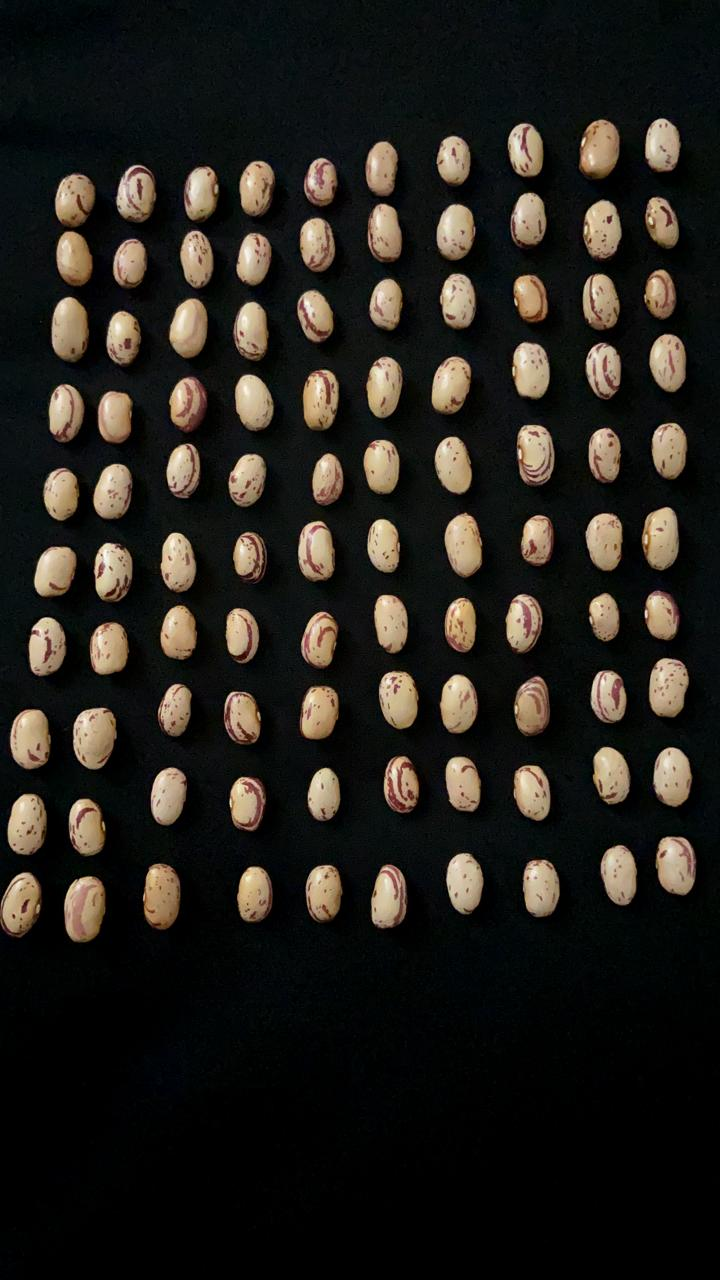
%> input picture Beans recognition (multifeature)/train_jacomelo.jpeg, 720 x 1280 px
$ octave Beans-BayesRecognition.m   (GNU Octave 9; MATLAB toolbox functions it lacks are replaced by stand-ins)
%> lines starting %> are read from the running program, lines starting %| are printed output that depends on the picture; in (x1, y1, x2, y2) boxes, pixels count from 0 and x2, y2 are one past the last pixel; in counts of white or black regions, pixels touching at a corner belong together; the program's own positions count from 1
%> further down, im_jaco is the input picture: size 1280x720x3 uint8; mean R, G, B 35.4, 32.4, 27.1
### Beans recognition (multifeature)/segmenta.m
function [image,im_reshap_bground,propied,acu,contras,mean_train,std_train,medias,mean_medias,std_medias]=segmenta(im,level)
%> called with level = 0.3

%Función para segmentar la imagen, sacar propiedades de la misma y
%determinar la varianza de los objetos en la imagen

% Segmentacion y selecciona los objetos

image= rgb2gray(im); %Imagen pasada a escala de grises
%Se indica un nivel de Threshold medio, este es relativo a propiedades de la imagen como la intensidad de la luz
bw= im2bw(im,level); %Binarizar la imagen, en base al threshold seleccionado se
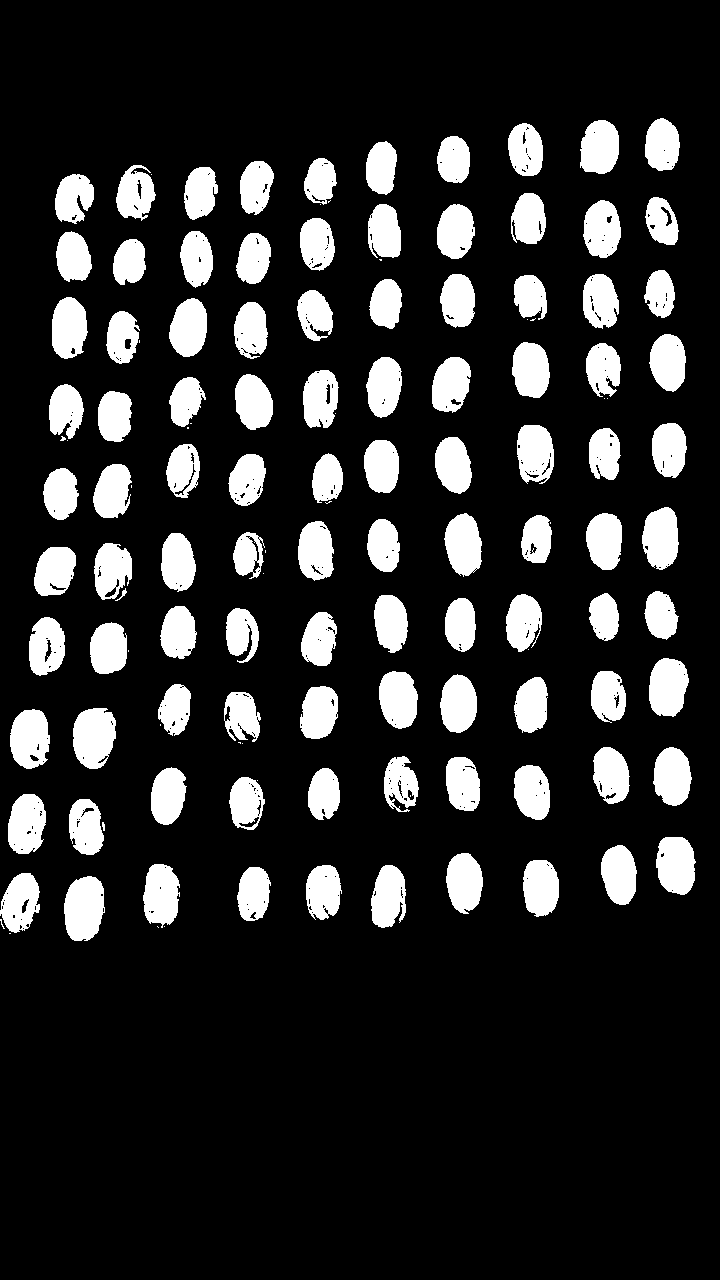
%> bw: size 1280x720 logical; 16.3% white; 132 white regions (30 under 20 px)
%designa que será negro y que será blanco para convertir la imagen de
%escala de ingres en una imagen binaria
%%%%%%%%% poner fondo totalmente negro
[f, c]= size(image); %Se extrae el tamaño de la imagen en escala de grises
%> f = 1280; c = 720
im_reshap= (image(:))'; %Se convierte en un vector
for i=1:length(im_reshap) %En este for se procede a convertir en 0 (negro total) cualquier valor menor a 120
    if im_reshap(1,i)<100
        im_reshap(1,i)=0;
    end
end

im_reshap_bground= reshape(im_reshap,f,c); %Ahora con el fondo totalmente negro se le devuelve su forma original

figure, imshow(im); %Se presenta la imagen en escala de grises con el fondo negro

%Etiqueta de elementos
[L, Ne]=bwlabel(bw); %función que etiqueta componentes en una imagen binaria 2D
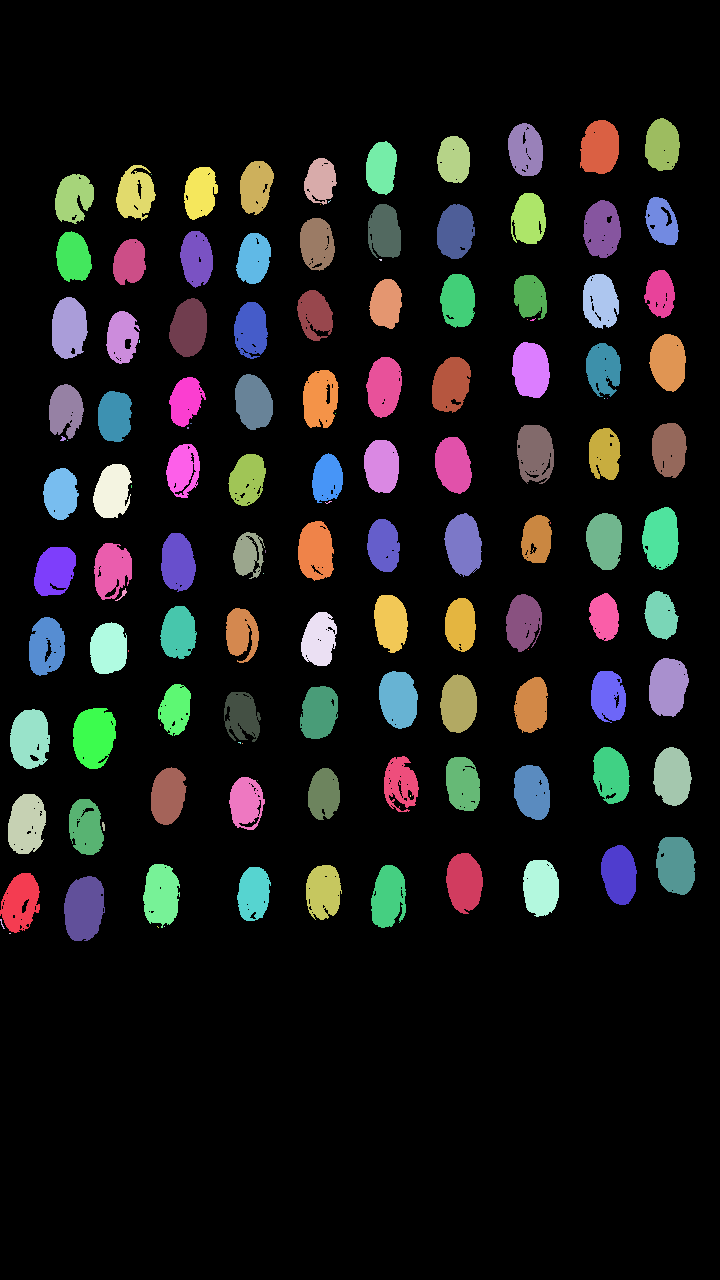
%> L: size 1280x720 double; 133 distinct labels, from 0 to 132; one colour per label, 0 black
%> Ne = 132
propied=regionprops(L); %Se utilizar regionprops para obtener las propiedades de la imagen etiquetada
%> propied = 132 regions; largest, box (x1, y1, x2, y2), Area and Centroid: (64, 876, 105, 941) 2130 [84.7 909], (73, 708, 116, 769) 2082 [94.5 737.4], (10, 709, 50, 769) 1868 [30.5 739], (656, 837, 696, 895) 1866 [676.6 865.6], (649, 658, 689, 717) 1864 [668.6 687.6]
i=1;
contras=ones(1,100);
medias=ones(1,100);
area_feature=ones(1,100);

[f, c]= size(propied);
%> f = 132; c = 1

for n=1:size(propied,1) %En este for del tamaño como cantidad de objetos a los que la funcion regionprops les
    %saco las propiedades, se realiza un if donde se tomarán en cuanta los
    %objetos con areas mayores a 100, aqui dentro se utiliza la funcion
    %rectangle para encerrar estos objetos, con la variable acu se aisla
    %cada objeto de la imagen, los pixeles con valor de 0 (el fondo
    %ngegro) ahora se eliminan para tener solo información de las
    %habichuelas y en la variable contras se van acumulando las varianzas
    %de cada habichuela, como segundo feature se tomo el area de cada
    %habichuela a apoyandonos de la funcion regionprops que nos da esta
    %propiedad y la funcion imcrop para poder evaluar cada habichuela por
    %separado
    if propied(n).Area>100
    rectangle('Position',propied(n).BoundingBox,'EdgeColor','g','LineWidth',2);
    acu= double(imcrop(im_reshap_bground,propied(n).BoundingBox));
    acu(acu==0)=[];
    contras(i)= var(acu);
    medias(i)= mean(acu);
    i=i+1;
    end

end
%> this loop made 132 passes
%> pass 1, in segmenta, `acu= double(imcrop(im_reshap_bground,propied(n).BoundingBox));`:
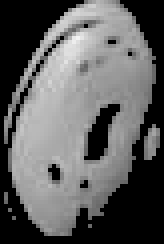
%> acu: size 61x41 double (shown 4 times larger); min 0, max 243, mean 94.1
%> after the loop, acu = 1728 values, max 231 at index 521, min 100 at index 7, mean 160; contras = 100 values, max 1263.9 at index 16, min 493.1 at index 21, mean 857.2; i = 101; medias = 100 values, max 175.4 at index 74, min 140.4 at index 76, mean 162.5

%%%%%%%%% Se consigue la media y la varianza del feature%%%%%%%%%%%%%%

mean_train = mean(contras);
%> mean_train = 857.2
std_train = std(contras);
%> std_train = 171.2

%%%%%%%%% Se consigue la media y la varianza del segundo feature que es la media de los pixeles%%%%%%%%%%%%%%

mean_medias = mean(medias);
%> mean_medias = 162.5
std_medias = std(medias);
%> std_medias = 7.01

### Beans recognition (multifeature)/Beans-BayesRecognition.m
%% Jacomelo train
clear all
close all
clear
clc
%%%%%%%%%%%%%%%%%%%%%Se prepara la inicialización%%%%%%%%%%%%%
im_jaco = (imread('train_jacomelo.jpeg')); % Se cargan los datos para la función, imagen e umbral
um=0.3; % El umbral dependerá de la iluminación de nuestra imagen al igual que la definición de los objetos

[image,im_reshap_bground,propied_jaco,A,contras_jacome,mean_jacome,std_jacome,medias_jacome,mean_medias_jacome,std_medias_jacome]=segmenta(im_jaco,um); % Se llama a la función introduciendo los datos previamente identificados
%> propied_jaco has the same summary as propied in segmenta; A has the same summary as acu in segmenta; contras_jacome has the same summary as contras in segmenta; mean_jacome = 857.2; std_jacome = 171.2; medias_jacome has the same summary as medias in segmenta; mean_medias_jacome = 162.5; std_medias_jacome = 7.01
%De esta función lo mas importante a obtener es contras que es una matriz
%que contará con la varianza de cada una de las habichuelas


%% Pinta train

%%%%%%%%%%%%%%%%%%%%%Se prepara la inicialización%%%%%%%%%%%%%
im_pinta = (imread('train_pinta.jpeg')); % Se cargan los datos para la función, imagen e umbral
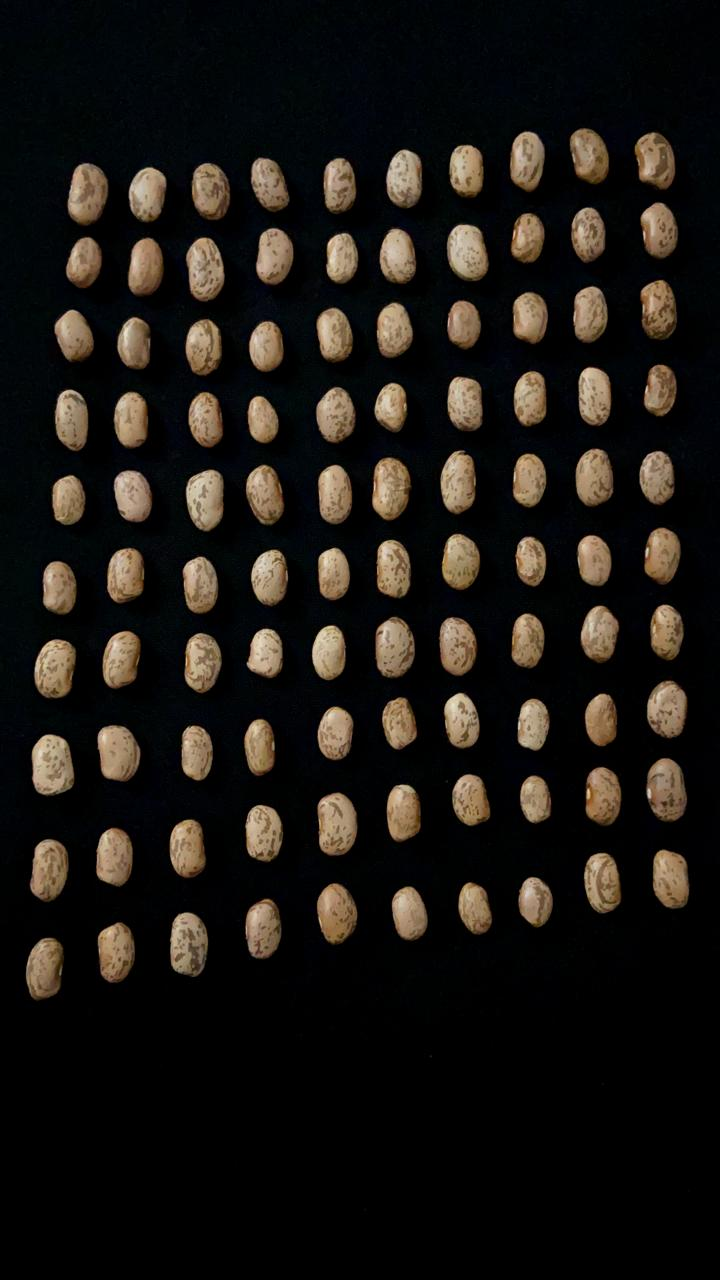
%> input picture Beans recognition (multifeature)/train_pinta.jpeg, 720 x 1280 px
%> im_pinta is the input picture: size 1280x720x3 uint8; mean R, G, B 26.9, 23.3, 19.2
um=0.3; % El umbral dependerá de la iluminación de nuestra imagen al igual que la definición de los objetos

[image_pinta,im_reshap_bground_pinta,propied_pinta,A_pinta,contras_pinta,mean_pinta,std_pinta,medias_pinta,mean_medias_pinta,std_medias_pinta]=segmenta(im_pinta,um); % Se llama a la función introduciendo los datos previamente identificados
%> call 2 of segmenta, with level = 0.3
%> in segmenta (call 2), `bw= im2bw(im,level);`:
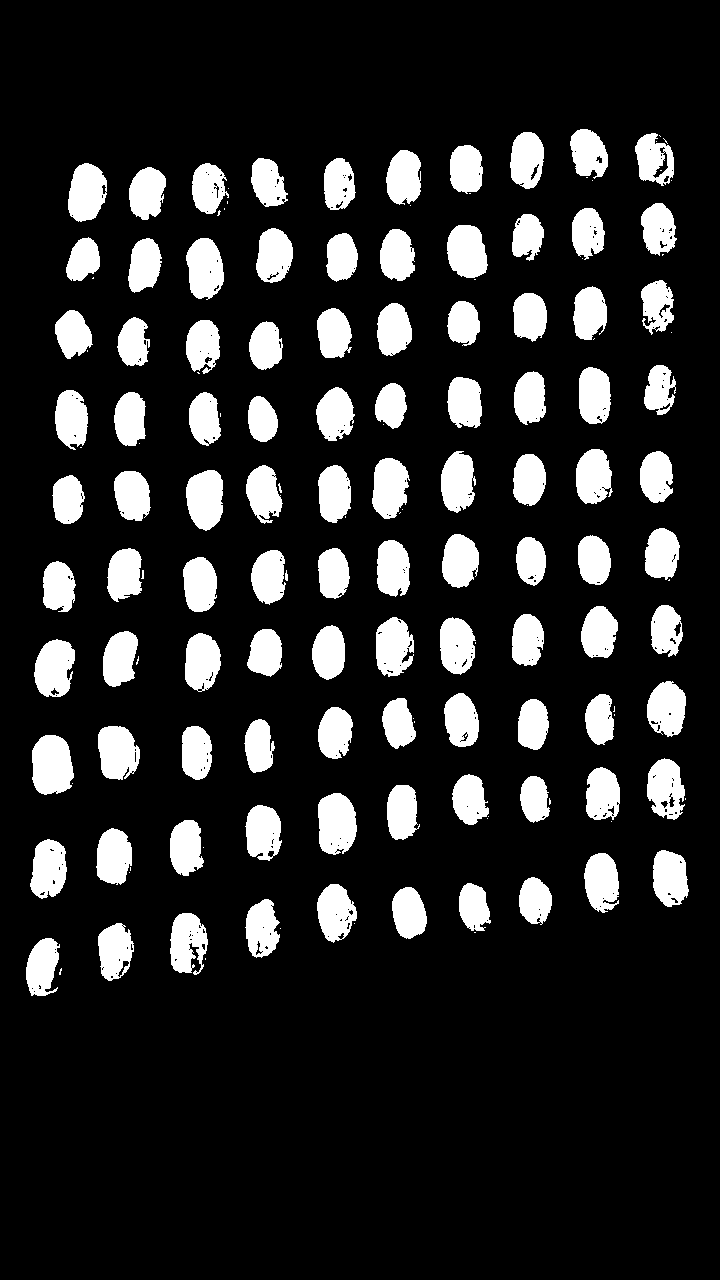
%> bw: size 1280x720 logical; 15.5% white; 154 white regions (52 under 20 px), largest, box (x1, y1, x2, y2) and area: (32, 735, 74, 795) 2054, (318, 793, 357, 855) 1963, (186, 470, 223, 531) 1805
%> (the run ends here)
